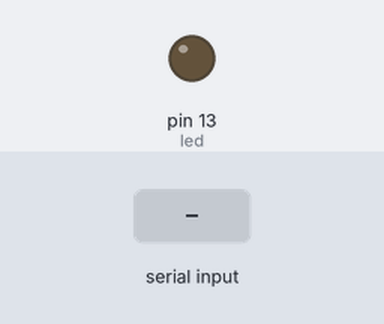
Simulated run of this sketch. Board: Arduino Uno, built with avr-gcc and run on an emulated ATmega328P. Parts: output pins drawn as LEDs (lit = HIGH). Inputs (shaded band) come from the test bench.

Above: at 1.2 s.
1.3 s: "c90\n" received over Serial
At 2.5 s:
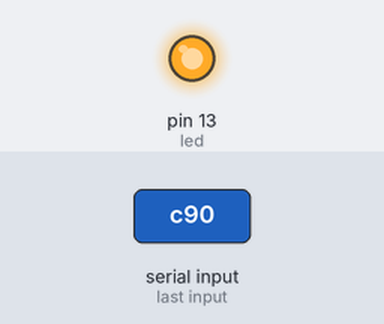
2.8 s: "c" received over Serial
At 4.2 s:
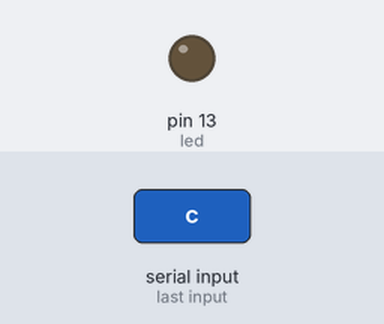
5.3 s: "c,45\n" received over Serial
At 5.6 s:
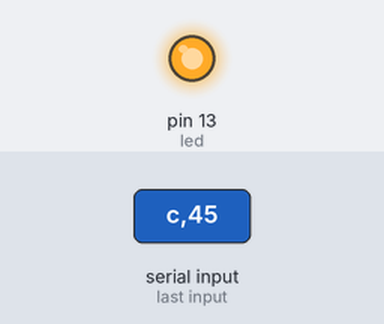
Timing chart, 0 to 8.3 s (numbered marks = the images above; inputs shaded):
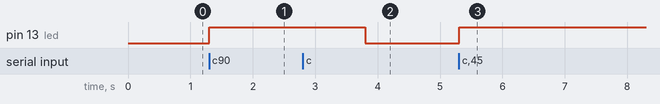

Measured:
- after the input at 1.3 s, pin 13 (led): LOW → HIGH at once
- after the input at 2.8 s, pin 13 (led): HIGH → LOW after 1.0 s
- after the input at 5.3 s, pin 13 (led): LOW → HIGH at once

The sketch:

SerialBlink.ino
```cpp
/*
This Program will recieve data from the computer over serial
and process it as different commands depending on the leading byte
 */

// Pin 13 has an LED connected on most Arduino boards.
// give it a name:
int led = 13;
int state;

// the setup routine runs once when you press reset:
void setup() {
  // initialize the digital pin as an output.
  pinMode(led, OUTPUT);
  Serial.begin(9600);
}

// the loop routine runs over and over again forever:
void loop() {
  if (Serial.available() > 0) {
    if (Serial.peek() == 'c') { //check for the character that signifies that this will be a command
      Serial.read(); //remove the character that signifies this is a command from the serial buffer
      state = Serial.parseInt(); //store our expected integer into state
      digitalWrite(led,state); // set the state of the LED
    }
    while (Serial.available() > 0){ //Discard everything that we didn't expect
      Serial.read();
    }
  }
}
```
